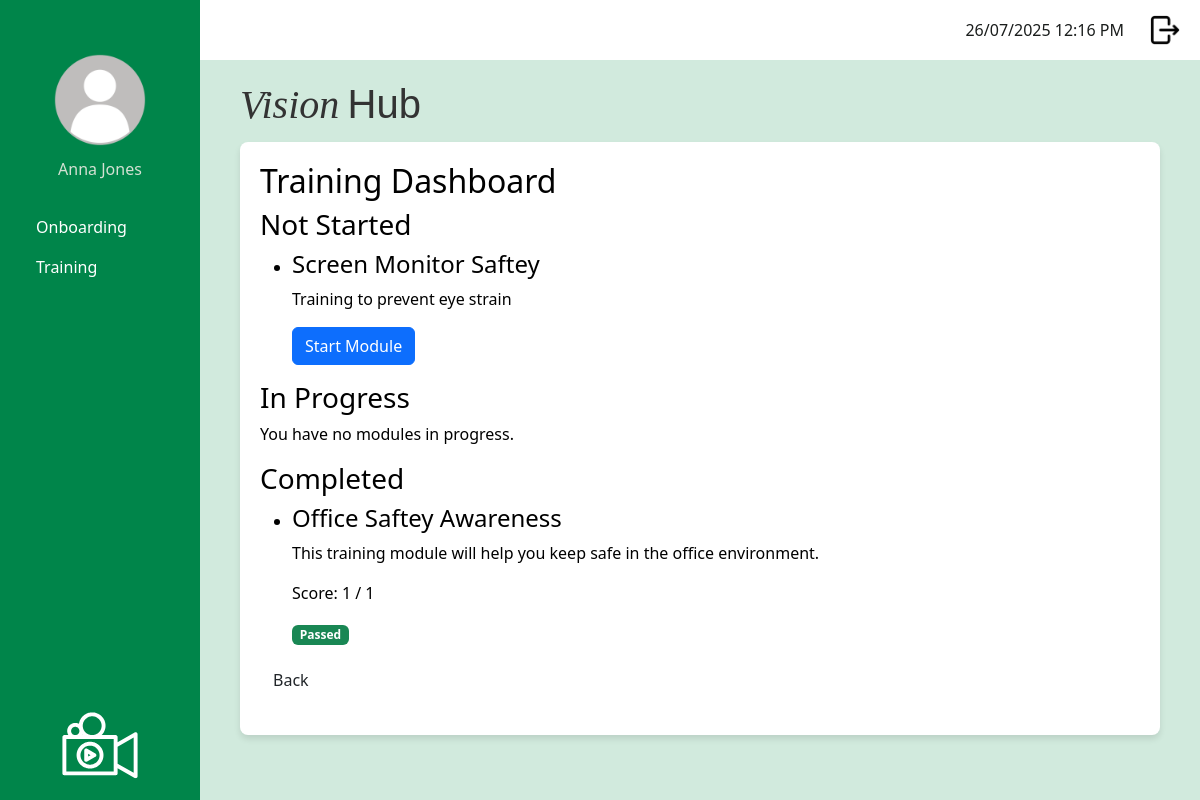
/dashboard_training (signed in), run on the app's committed database.
### app/models.py (models this page shows, shortened)
class User(UserMixin, db.Model):
    __tablename__ = 'user'
    id: so.Mapped[int] = so.mapped_column(primary_key=True)
    username: so.Mapped[str] = so.mapped_column(sa.String(120), index=True, unique=True)
    first_name: so.Mapped[str] = so.mapped_column(sa.String(50), index=True)
    surname: so.Mapped[str] = so.mapped_column(sa.String(50), index=True)
    job_title: so.Mapped[str] = so.mapped_column(sa.String(50), index=True)
    password_hash: so.Mapped[str] = so.mapped_column(sa.String(256))
    is_onboarding: so.Mapped[bool] = so.mapped_column(default=False) # Default: Not onboarding
    dateStarted: so.Mapped[datetime] = so.mapped_column(index=True, default=lambda: datetime.now(timezone.utc))
    google_email: so.Mapped[Optional[str]] = so.mapped_column(sa.String(120), unique=True, nullable=True)
    profile_photo: so.Mapped[Optional[str]] = so.mapped_column(sa.String(120), nullable=True, default='profileDefault.png')
    manager_id: so.Mapped[Optional[int]] = so.mapped_column(sa.ForeignKey('user.id'), nullable=True)
    manager: so.Mapped[Optional['User']] = so.relationship('User', remote_side=[id], back_populates='manages')
    manages: so.Mapped[List['User']] = so.relationship('User', back_populates='manager')
    role_id: so.Mapped[int] = so.mapped_column(sa.ForeignKey('role.id'))
    role: so.Mapped['Role'] = so.relationship('Role', back_populates='users')
    department_id: so.Mapped[int] = so.mapped_column(sa.ForeignKey('department.id'))
    department: so.Mapped['Department'] = so.relationship('Department', back_populates='users')
    module_progress: so.Mapped[List['UserModuleProgress']] = so.relationship('UserModuleProgress', back_populates='user')
    onboarding_path_id: so.Mapped[int] = so.mapped_column(sa.ForeignKey('onboarding_path.id'), nullable=True)
    onboarding_path: so.Mapped['OnboardingPath'] = so.relationship('OnboardingPath')

class TrainingModule (db.Model):
    __tablename__ = 'training_module'
    id: so.Mapped[int] = so.mapped_column(primary_key=True)
    module_title: so.Mapped[str] = so.mapped_column(sa.String(150), index=True, unique=True)
    module_description: so.Mapped[str] = so.mapped_column(sa.Text, nullable=False)
    module_instructions: so.Mapped[str] = so.mapped_column(sa.Text, nullable=False)
    video_url: so.Mapped[str] = so.mapped_column(sa.String(300), nullable=True)
    active: so.Mapped[bool] = so.mapped_column(sa.Boolean, nullable=False, default=True)
    questions: so.Mapped[List['Question']] = so.relationship('Question', back_populates='training_module', cascade='all, delete-orphan')
    user_progress: so.Mapped[List['UserModuleProgress']] = so.relationship('UserModuleProgress', back_populates='training_module')
    onboarding_steps: so.Mapped[List['OnboardingStep']] = so.relationship('OnboardingStep', back_populates='training_module', cascade='all, delete-orphan')

### app/routes.py (the view)
@app.route('/dashboard_training', methods=['GET'])
@login_required
def training_dashboard():
    if current_user.role.role_name != "staff":
        return redirect(url_for('logout'))
    onboarding_path = current_user.onboarding_path
    steps = onboarding_path.steps if onboarding_path else []
    active_modules = [step.training_module for step in steps if step.training_module.active]
    completed_modules = []
    to_be_completed_modules = []
    in_progress_modules = []
    passing_threshold = 0.5
    for module in active_modules:
        progress = UserModuleProgress.query.filter_by(
            user_id=current_user.id,
            training_module_id=module.id
        ).order_by(UserModuleProgress.id.desc()).first()
        if not progress:
            to_be_completed_modules.append(module)
        else:
            total_questions = len(module.questions) or 1  # Avoid division by zero
            if progress.completed_date:
                if progress.score is not None and (progress.score / total_questions) >= passing_threshold:
                    completed_modules.append({
                        'module': module,
                        'score': progress.score,
                        'passed': True
                    })
                else:
                    to_be_completed_modules.append(module)
            else:
                in_progress_modules.append(module)
    return render_template(
        'dashboard_training.html',
        title="Training Dashboard",
        to_be_completed_modules=to_be_completed_modules,
        in_progress_modules=in_progress_modules,
        completed_modules=completed_modules
    )

### app/models.py (called while the page is built)
@login.user_loader
def load_user(id):
    return db.session.get(User, int(id))

### app/templates/dashboard_training.html
{% extends "base.html" %}
{% block content %}
<h2>Training Dashboard</h2>
<h3>Not Started</h3>
{% if to_be_completed_modules %}
    <ul>
    {% for module in to_be_completed_modules %}
        <li>
            <h4>{{ module.module_title }}</h4>
            <p>{{ module.module_description }}</p>
            <a href="{{ url_for('take_training_module', module_id=module.id) }}" class="btn btn-primary">
                Start Module
            </a>
        </li>
    {% endfor %}
    </ul>
{% else %}
    <p>You have no incomplete modules to start.</p>
{% endif %}
<h3>In Progress</h3>
{% if in_progress_modules %}
    <ul>
    {% for module in in_progress_modules %}
        <li>
            <h4>{{ module.module_title }}</h4>
            <p>{{ module.module_description }}</p>
            <a href="{{ url_for('take_training_module', module_id=module.id) }}" class="btn btn-warning">
                Resume Module
            </a>
        </li>
    {% endfor %}
    </ul>
{% else %}
    <p>You have no modules in progress.</p>
{% endif %}
<h3>Completed</h3>
{% if completed_modules %}
    <ul>
    {% for entry in completed_modules %}
        <li>
            <h4>{{ entry.module.module_title }}</h4>
            <p>{{ entry.module.module_description }}</p>
            <p>Score: {{ entry.score }} / {{ entry.module.questions|length }}</p>
            {% if entry.passed %}
                <span class="badge bg-success">Passed</span>
            {% else %}
                <span class="badge bg-danger">Failed</span>
                <a href="{{ url_for('take_training_module', module_id=entry.module.id) }}" class="btn btn-secondary">Retake Module</a>
            {% endif %}
        </li>
    {% endfor %}
    </ul>
{% else %}
    <p>You have no completed modules.</p>
{% endif %}
<p>
    <a href="{{ url_for('staff_dashboard') }}" class="btn">Back</a>
</p>
{% endblock %}

### app/templates/base.html (shortened to what this page needs)
<!doctype html>
<html>
    <head>
            <link
            href="{{ url_for('static', filename='css/bootstrap.min.css') }}"
            rel="stylesheet"/>
            <link href="{{ url_for('static', filename='css/stylesheet.css') }}" rel="stylesheet"/>
        </head>
    <body>
         <div class="sidebar">
            <div class="profile-container">
                <form id="photoForm"
                    action="{{ url_for('update_profile_photo') }}"
                    method="POST"
                    enctype="multipart/form-data"
                    style="display:inline;">
                <img src="{{ url_for('static',
                                    filename='images/profilePhoto/'
                                        ~ (current_user.profile_photo or 'profileDefault.png')) }}"
                    id="profilePicture"
                    class="profilePicture"
                    alt="Click to change photo"
                    style="cursor:pointer; width:100px; height:100px;
                            object-fit:cover; border-radius:50%;">
                </form>
                <h5 class="profile-photo-text">{{ current_user.first_name|title }} {{ current_user.surname|title }}</h5>
            </div>
            <nav class="nav flex-column sideNavLink-container">
                {% if current_user.role.role_name == 'admin' %}
                    <a class="nav-link" href="#">Onboarding</a>
                    <a class="nav-link" href="{{ url_for('manage_training_modules') }}">Training</a>
                    <a class="nav-link" href="#">Knowledge Base</a>
                    <a class="nav-link" href="{{ url_for('manage_users') }}">User Managment</a>
                    <a class="nav-link" href="#">Onboarding</a>
                    <a class="nav-link" href="#">Reports</a>
                    <a class="nav-link" href="#">Content Management</a>
                    {% elif current_user.role.role_name == 'manager' %}
                    <a class="nav-link" href="#">Onboarding</a>
                    <a class="nav-link" href="#">Training</a>
                    <a class="nav-link" href="#">Reports</a>
                    {% elif current_user.role.role_name == 'staff' %}
                    <a class="nav-link" href="#">Onboarding</a>
                    <a class="nav-link" href="{{ url_for('training_dashboard') }}">Training</a>
                {% endif %}
            </nav>
            <img src="{{ url_for('static', filename='images/logoImageWhite.svg') }}" class="sidebarLogo">
        </div>
         <div class="top-bar">
            <div class="d-flex align-items-center">
                <span class="me-3" id="clock"></span>
                <a href="{{ url_for('logout') }}" class="logout-link">
                    <img src="{{ url_for('static', filename='images/logout.png') }}" class="logout-image">
                </a>
            </div>
        </div>
        <div class="logo-name-container">
            <h2 class="logo-text">
                <span class="logo-vision">Vision</span>
                <span class="logo-hub">Hub</span>
            </h2>
        </div>
        <div class="content">
            {% block content %}
            {% endblock %}
        </div>
    </body>
</html>

### app/static/css/stylesheet.css (style rules this page uses)
body { color: #000000; background-color: #d1eadd ; }
.logo-name-container { display: flex; align-items: baseline; margin-left: 240px; margin-top: 20px; margin-bottom: 5px; gap: 2rem; color: #333; }
.logo-vision { font-family: 'Playfair Display', serif; font-weight: 450; font-style: italic; font-size: 2.5rem; }
.logo-hub { font-family: 'Montserrat', sans-serif; font-weight: 200; font-size: 2.5rem; margin-left: 0; }
.sidebar { background-color: #00854a; color: white; font-size: 1rem; font-weight: 400; height: 100vh; position: fixed; width: 200px; padding: 20px; display: flex; flex-direction: column; justify-content: space-between; text-align: left }
.profile-photo-text { font-size: 1rem; font-weight: 200; color: rgb(211, 225, 211); text-align: center; }
.sidebarLogo { max-width: 100%; width: 120px; height: auto; display: block; margin: 0 auto; margin-top: auto; }
.profilePicture { display: block; margin: 30px auto 10px auto; border-radius: 50%; width: 80px; height: 80px; object-fit: cover; }
.sideNavLink-container { margin-top: 20px; }
.nav-link { border-radius: 0.5rem; color: white; }
.top-bar { background-color: white; height: 60px; padding: 10px 20px; margin-left: 200px; display: flex; justify-content: flex-end; align-items: center; }
.logout-image { width: 30px; height: 30px; object-fit: cover; margin-left: 10px; }
#clock { color: #1a1d1c; margin-right: 20px; }
.content { background-color: white; border-radius: 8px; margin-left: 240px; padding: 20px; box-shadow: 0 4px 6px rgba(0, 0, 0, 0.1); max-width: calc(100% - 240px - 40px); }

### data on the page
User: profile_photo (placeholder picture), first_name "Anna", surname "Jones"
TrainingModule: module_title "Screen Monitor Saftey", module_description "Training to prevent eye strain"
TrainingModule: module.module_title "Office Saftey Awareness", module.module_description "This training module will help you keep safe in the office environment."

### other printed values
{{ entry.score }} "1"
{{ entry.module.questions|length }} "1"
